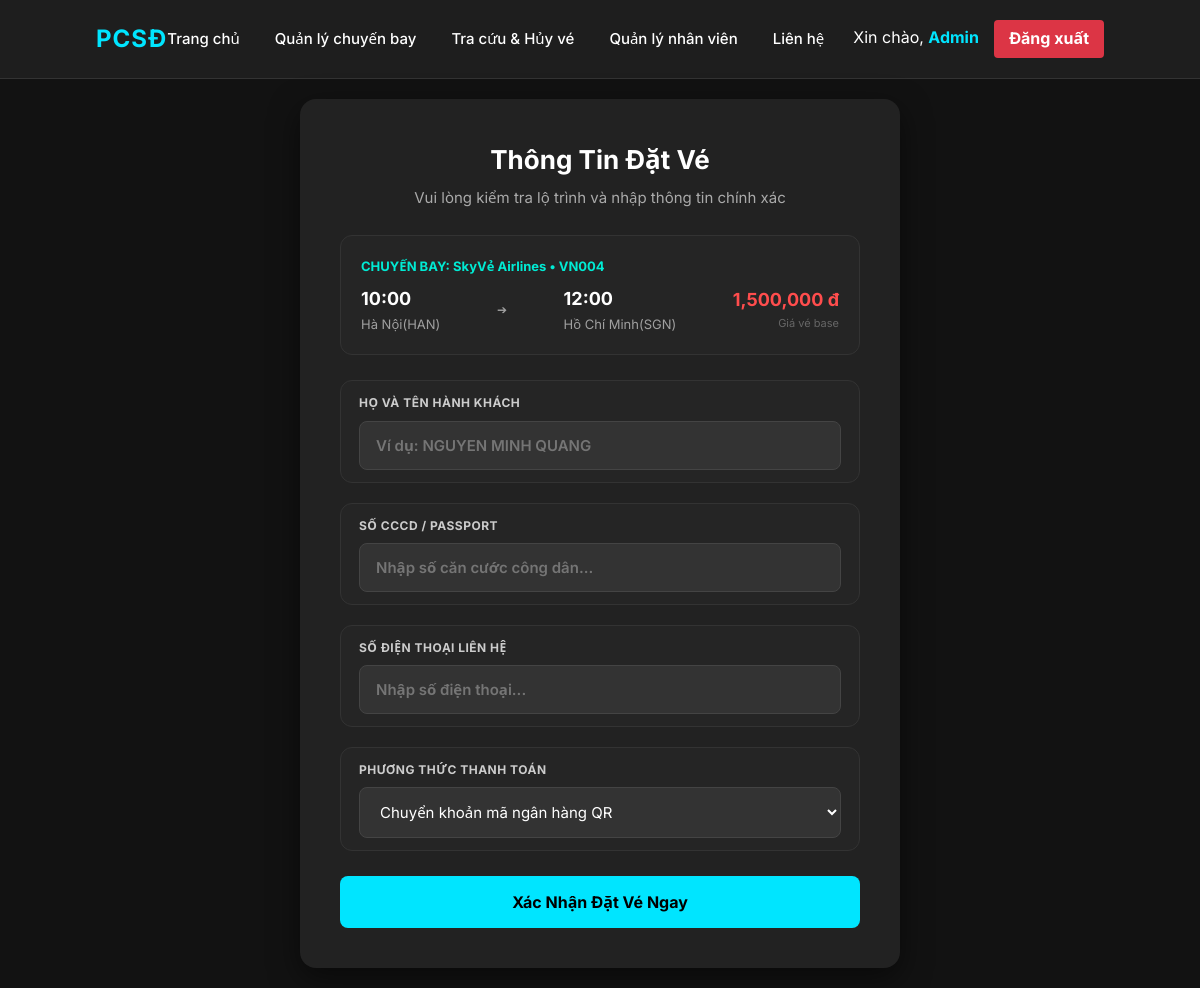
The app's page /dat-ve?id=VN004 (signed in) with its own data.
### app.py (models this page shows)
class ChuyenBay(db.Model):
    maChuyenBay = db.Column(db.String(20), primary_key=True)
    maMayBay = db.Column(db.String(20), db.ForeignKey('may_bay.maMayBay'), nullable=False)
    sanBayDi = db.Column(db.String(50), nullable=False)
    sanBayDen = db.Column(db.String(50), nullable=False)
    ngayGioDi = db.Column(db.DateTime, nullable=False)
    ngayGioDen = db.Column(db.DateTime, nullable=False)
    giaVe = db.Column(db.Float, nullable=False)
    soGheTrong = db.Column(db.Integer, nullable=False)
    may_bay = db.relationship('MayBay', backref=db.backref('chuyen_bay', lazy=True))

### app.py (the view, shortened to what this page needs)
@app.route('/dat-ve', methods=['GET', 'POST'])
def web_dat_ve():
    if 'user_id' not in session:
        flash('Vui lòng đăng nhập tài khoản để tiến hành đặt vé!', 'danger')
        return redirect(url_for('login'))
    ma_cb = request.args.get('id')
    chuyen_bay = ChuyenBay.query.get(ma_cb)
    if not chuyen_bay:
        flash('Chuyến bay không tồn tại!', 'danger')
        return redirect(url_for('xem_chuyen_bay'))
    return render_template('dat_ve.html', cb=chuyen_bay)

### templates/dat_ve.html (shortened to what this page needs)
{% extends 'base.html' %}
{% block content %}
<div class="auth-container" style="min-height: 90vh; padding: 20px;">
    <div class="auth-box" style="max-width: 600px; text-align: left;">
        <h2 style="text-align: center; font-size: 26px; margin-bottom: 5px;">Thông Tin Đặt Vé</h2>
        <p style="text-align: center; margin-bottom: 25px;">Vui lòng kiểm tra lộ trình và nhập thông tin chính xác</p>
        <div style="background-color: var(--bg-input); border: 1px solid var(--border-color); border-radius: 12px; padding: 20px; margin-bottom: 25px;">
            <span style="color: var(--accent-color); font-weight: bold; font-size: 13px; display: block; margin-bottom: 8px;">
                CHUYẾN BAY: SkyVẻ Airlines • {{ cb.maChuyenBay }}
            </span>
            <div style="display: flex; justify-content: space-between; align-items: center; color: #fff;">
                <div>
                    <strong style="font-size: 18px;">{{ cb.ngayGioDi.strftime('%H:%M') }}</strong>
                    <div style="color: var(--text-sub); font-size: 13px;">{{ cb.sanBayDi }}</div>
                </div>
                <div style="color: var(--text-sub); font-size: 12px;">➔</div>
                <div>
                    <strong style="font-size: 18px;">{{ cb.ngayGioDen.strftime('%H:%M') }}</strong>
                    <div style="color: var(--text-sub); font-size: 13px;">{{ cb.sanBayDen }}</div>
                </div>
                <div style="text-align: right;">
                    <span style="color: #ff4d4d; font-size: 18px; font-weight: bold;">{{ "{:,.0f}".format(cb.giaVe) }} đ</span>
                    <div style="color: #666; font-size: 11px;">Giá vé base</div>
                </div>
            </div>
        </div>
        <form action="/dat-ve?id={{ cb.maChuyenBay }}" method="POST">
            <div class="form-group">
                <label>HỌ VÀ TÊN HÀNH KHÁCH</label>
                <input type="text" name="hoTen" placeholder="Ví dụ: NGUYEN MINH QUANG" required />
            </div>
            <div class="form-group">
                <label>SỐ CCCD / PASSPORT</label>
                <input type="text" name="cccd" placeholder="Nhập số căn cước công dân..." required />
            </div>
            <div class="form-group">
                <label>SỐ ĐIỆN THOẠI LIÊN HỆ</label>
                <input type="text" name="soDienThoai" placeholder="Nhập số điện thoại..." required />
            </div>
            <div class="form-group" style="margin-bottom: 25px;">
                <label>PHƯƠNG THỨC THANH TOÁN</label>
                <select name="phuongThucThanhToan" style="width: 100%; padding: 14px 16px; background-color: #333333; border: 1px solid #444444; border-radius: 8px; color: #ffffff; font-size: 15px; outline: none;" required>
                    <option value="Chuyển khoản QR">Chuyển khoản mã ngân hàng QR</option>
                </select>
            </div>
            <button type="submit" class="btn-submit" style="margin-top: 0;">Xác Nhận Đặt Vé Ngay</button>
        </form>
    </div>
</div>
{% endblock %}

### static/css/style.css (style rules this page uses)
* { margin: 0; padding: 0; box-sizing: border-box; font-family: "Inter", "Segoe UI", Roboto, sans-serif; }
:root { --bg-body: #121212; --bg-card: #1e1e1e; --bg-input: #252525; --text-main: #ffffff; --text-sub: #a0a0a0; --accent-color: #00ebd4; --border-color: #333333; }
body { background-color: var(--bg-body); color: var(--text-main); line-height: 1.6; overflow-x: hidden; }
.auth-container { display: flex; justify-content: center; align-items: center; min-height: 80vh; padding: 40px 20px; }
.auth-box { background-color: #222; padding: 40px; border-radius: 16px; width: 100%; max-width: 450px; box-shadow: 0 10px 30px rgba(0, 0, 0, 0.5); text-align: center; }
.auth-box h2 { color: #ffffff; font-size: 32px; margin-bottom: 10px; }
.auth-box p { color: #aaaaaa; margin-bottom: 30px; font-size: 15px; }
.auth-box .form-group { text-align: left; margin-bottom: 20px; }
.auth-box .form-group label { display: block; color: #cccccc; font-size: 12px; margin-bottom: 8px; font-weight: 700; }
.auth-box .form-group input { width: 100%; padding: 14px 16px; background-color: #333333; border: 1px solid #444444; border-radius: 8px; color: #ffffff; font-size: 15px; outline: none; box-sizing: border-box; font-family: inherit; }
.btn-submit { width: 100%; padding: 15px; background-color: #00e5ff; color: #000000; font-weight: 700; font-size: 16px; border: none; border-radius: 8px; cursor: pointer; margin-top: 10px; font-family: inherit; }
.form-group { flex: 1; background-color: var(--bg-input); border: 1px solid var(--border-color); border-radius: 12px; padding: 12px 18px; transition: border-color 0.3s ease; }
.form-group label { display: block; font-size: 11px; font-weight: 700; color: var(--text-sub); margin-bottom: 5px; letter-spacing: 0.5px; }
.form-group input { width: 100%; background: transparent; border: none; color: var(--text-main); font-size: 15px; font-weight: 600; outline: none; }

### records on screen
ChuyenBay: maChuyenBay "VN004", ngayGioDi "10:00", sanBayDi "Hà Nội(HAN)", ngayGioDen "12:00", sanBayDen "Hồ Chí Minh(SGN)", giaVe "1,500,000"

### other values on screen
{{ session.get('hoTen') }} "Admin"
